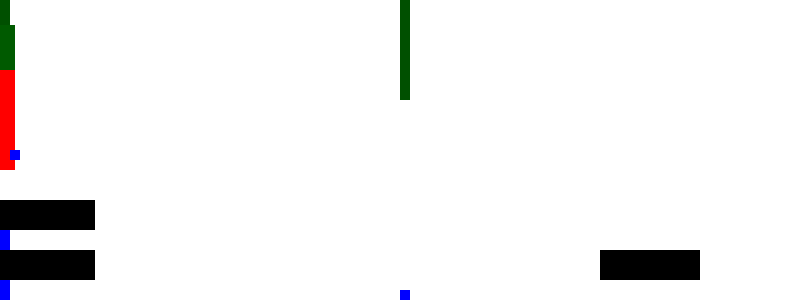
Frame 1 (no input)
Frame 60 (the mouse pressed at the canvas centre just before this capture): identical to frame 1, image omitted
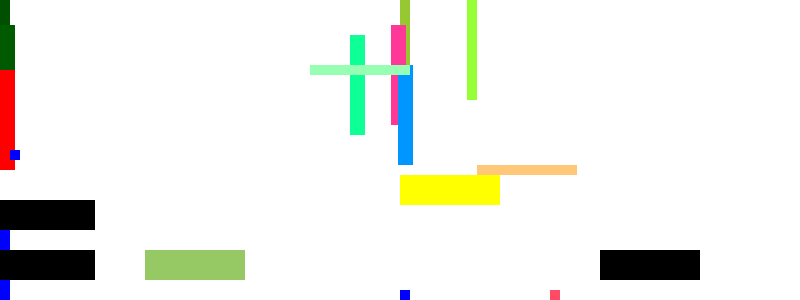
Frame 120 (the mouse held since frame 60 and released just before this capture)

The Processing sketch that drew these frames (run headless with seeded random() and noise(); from frame 60 on, the mouse is pressed at the canvas centre):

// Processing sketch: processing_153333
// ── processing_153333.pde

void setup(){
  
 size(800,300);
   background(255,255,255);
    noCursor();

}
 
void draw(){
   
 if(mousePressed){
   
          noStroke();
   fill(mouseY,200,mouseY/3);
   rect(mouseX,0,10,100);     
   
    noStroke();
   fill(mouseY,mouseX,55);
   rect(mouseX+67,0,10,100);
   
         noStroke();
   fill(mouseX,55,mouseY);
   rect(mouseX-9,25,15,100);
   
       noStroke();
   fill(14,mouseX-10,mouseY);
   rect(mouseX-50,35,15,100);
   
        noStroke();
   fill(0,mouseY,mouseX);
   rect(mouseX-2,65,15,100);
   
     noStroke();
   fill(mouseY,mouseX,180);
   rect(mouseX-90,65,100,10);
   
        noStroke();
   fill(mouseX,200,120);
   rect(mouseX+77,165,100,10);
   
            noStroke();
   fill(mouseX,mouseY,255);
   rect(mouseX+10,300,10,56);   
   
                noStroke();
   fill(mouseY,mouseX/2,100);
   rect(mouseY-5,250,100,30);
   
               noStroke();
   fill(mouseX,mouseY/2,100);
   rect(mouseY+mouseX,290,10,100);
   
           noStroke();
   fill(mouseX,mouseY,50);
   rect(mouseY*mouseX,165,100,10);
   
              noStroke();
   fill(mouseY*mouseX,mouseX,0);
   rect(mouseX,175,100,30);
  
   
 }else{  
   
       noStroke();
   fill(mouseX,80,mouseY);
   rect(mouseX,0,10,100);          
   
   noStroke();
   fill(mouseX/2,80,mouseY/3);
   rect(mouseX+mouseX+400,0,10,100);
   
      noStroke();
   fill(mouseY,90,mouseX/2);
   rect(mouseX,25,15,100);
   
    noStroke();
   fill(255,mouseX-10,mouseY/2);
   rect(mouseX-300,55,15,100);
   
     noStroke();
   fill(255,mouseY,mouseX);
   rect(mouseX,70,15,100);
   
    noStroke();
   fill(mouseX,0,255);
   rect(mouseX-15,180,10,100);
   
         noStroke();
   fill(mouseX/2,mouseY,255);
   rect(mouseX-10,200,15,100);
   
            noStroke();
   fill(mouseX,mouseY/2,255);
   rect(mouseY,250,10,100);
   
              noStroke();
   fill(mouseY,mouseX/2,0);
   rect(mouseX-5,200,100,30);
         
         noStroke();
   fill(mouseY,mouseX,255);
   rect(mouseX+10,150,10,10);   
   
               noStroke();
   fill(mouseX,mouseY/2,255);
   rect(mouseY,230,10,100);
   
              noStroke();
   fill(mouseY,mouseX/2,0);
   rect(mouseX-5,250,100,30);
   
               noStroke();
   fill(mouseX,mouseY/2,255);
   rect(mouseY,290,10,100);
   
                 noStroke();
   fill(mouseY,mouseX/2,0);
   rect(mouseY+600,250,100,30);
   
               noStroke();
   fill(mouseX,mouseY/2,255);
   rect(mouseX+400,290,10,100);
   
         noStroke();
   fill(mouseX,mouseY/2,255);
   rect(mouseX+400,290,10,30);
   

   
   }
 
 
 
 
 
 }
